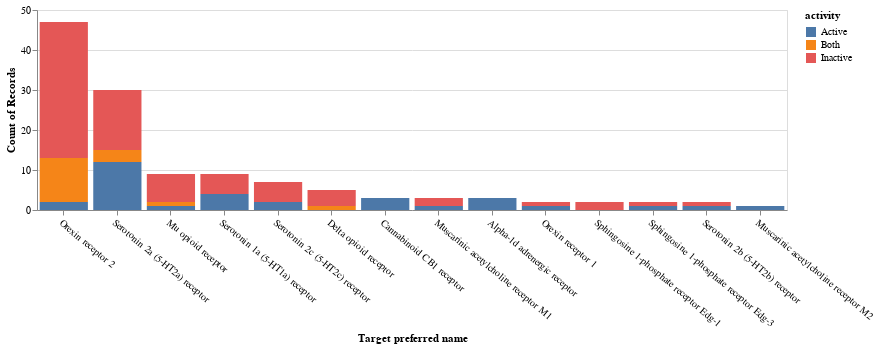

The notebook cell saved with this chart:
### Code cell
ch = alt.Chart(out_df).mark_bar()

ch = ch.encode(
    x = alt.X('pref_name', sort='-y', title='Target preferred name'),
    y = alt.Y('count()'),
    color=alt.Color('activity'),
    order=alt.Order('activity', sort='ascending'),
).properties(height=200,width=750).configure_axisX(labelAngle=40)
ch

### Figure 1 — Vega-Lite specification as saved in the notebook (floating-point values rounded to 4 significant figures)
{"config": {"view": {"continuousWidth": 400, "continuousHeight": 300}, "axisX": {"labelAngle": 40}}, "data": {"name": "data-05c63fe001d74bb373b4a62d9cc88794"}, "mark": "bar", "encoding": {"color": {"type": "nominal", "field": "activity"}, "order": {"type": "nominal", "field": "activity", "sort": "ascending"}, "x": {"type": "nominal", "field": "pref_name", "sort": "-y", "title": "Target preferred name"}, "y": {"type": "quantitative", "aggregate": "count"}}, "height": 200, "width": 750, "$schema": "https://vega.github.io/schema/vega-lite/v4.8.1.json", "datasets": {"data-05c63fe001d74bb373b4a62d9cc88794": [{"pref_name": "Cannabinoid CB1 receptor", "activity": "Active"}, {"pref_name": "Orexin receptor 1", "activity": "Inactive"}, {"pref_name": "Orexin receptor 2", "activity": "Inactive"}, {"pref_name": "Orexin receptor 2", "activity": "Inactive"}, {"pref_name": "Serotonin 2a (5-HT2a) receptor", "activity": "Inactive"}, {"pref_name": "Orexin receptor 2", "activity": "Inactive"}, {"pref_name": "Delta opioid receptor", "activity": "Both"}, {"pref_name": "Orexin receptor 2", "activity": "Inactive"}, {"pref_name": "Mu opioid receptor", "activity": "Inactive"}, {"pref_name": "Orexin receptor 2", "activity": "Inactive"}, {"pref_name": "Orexin receptor 2", "activity": "Both"}, {"pref_name": "Orexin receptor 2", "activity": "Both"}, {"pref_name": "Mu opioid receptor", "activity": "Inactive"}, {"pref_name": "Orexin receptor 2", "activity": "Inactive"}, {"pref_name": "Mu opioid receptor", "activity": "Inactive"}, {"pref_name": "Orexin receptor 2", "activity": "Active"}, {"pref_name": "Orexin receptor 2", "activity": "Inactive"}, {"pref_name": "Orexin receptor 2", "activity": "Inactive"}, {"pref_name": "Orexin receptor 2", "activity": "Active"}, {"pref_name": "Orexin receptor 2", "activity": "Both"}, {"pref_name": "Orexin receptor 2", "activity": "Inactive"}, {"pref_name": "Orexin receptor 2", "activity": "Inactive"}, {"pref_name": "Orexin receptor 2", "activity": "Inactive"}, {"pref_name": "Orexin receptor 2", "activity": "Inactive"}, {"pref_name": "Delta opioid receptor", "activity": "Inactive"}, {"pref_name": "Mu opioid receptor", "activity": "Inactive"}, {"pref_name": "Orexin receptor 2", "activity": "Inactive"}, {"pref_name": "Delta opioid receptor", "activity": "Inactive"}, {"pref_name": "Orexin receptor 2", "activity": "Both"}, {"pref_name": "Orexin receptor 2", "activity": "Inactive"}, {"pref_name": "Orexin receptor 2", "activity": "Inactive"}, {"pref_name": "Orexin receptor 2", "activity": "Both"}, {"pref_name": "Orexin receptor 2", "activity": "Both"}, {"pref_name": "Orexin receptor 2", "activity": "Inactive"}, {"pref_name": "Orexin receptor 2", "activity": "Both"}, {"pref_name": "Orexin receptor 2", "activity": "Inactive"}, {"pref_name": "Orexin receptor 2", "activity": "Both"}, {"pref_name": "Orexin receptor 2", "activity": "Both"}, {"pref_name": "Orexin receptor 2", "activity": "Inactive"}, {"pref_name": "Orexin receptor 2", "activity": "Inactive"}, {"pref_name": "Orexin receptor 2", "activity": "Inactive"}, {"pref_name": "Orexin receptor 2", "activity": "Inactive"}, {"pref_name": "Mu opioid receptor", "activity": "Inactive"}, {"pref_name": "Orexin receptor 2", "activity": "Inactive"}, {"pref_name": "Orexin receptor 2", "activity": "Inactive"}, {"pref_name": "Orexin receptor 2", "activity": "Inactive"}, {"pref_name": "Mu opioid receptor", "activity": "Inactive"}, {"pref_name": "Delta opioid receptor", "activity": "Inactive"}, {"pref_name": "Mu opioid receptor", "activity": "Inactive"}, {"pref_name": "Orexin receptor 2", "activity": "Inactive"}, {"pref_name": "Orexin receptor 2", "activity": "Inactive"}, {"pref_name": "Orexin receptor 2", "activity": "Inactive"}, {"pref_name": "Orexin receptor 2", "activity": "Inactive"}, {"pref_name": "Orexin receptor 2", "activity": "Inactive"}, {"pref_name": "Orexin receptor 2", "activity": "Inactive"}, {"pref_name": "Mu opioid receptor", "activity": "Both"}, {"pref_name": "Orexin receptor 2", "activity": "Inactive"}, {"pref_name": "Muscarinic acetylcholine receptor M1", "activity": "Active"}, {"pref_name": "Muscarinic acetylcholine receptor M2", "activity": "Active"}, {"pref_name": "Serotonin 2a (5-HT2a) receptor", "activity": "Inactive"}, {"pref_name": "Orexin receptor 2", "activity": "Inactive"}, {"pref_name": "Orexin receptor 2", "activity": "Both"}, {"pref_name": "Orexin receptor 2", "activity": "Inactive"}, {"pref_name": "Orexin receptor 2", "activity": "Both"}, {"pref_name": "Muscarinic acetylcholine receptor M1", "activity": "Inactive"}, {"pref_name": "Serotonin 2c (5-HT2c) receptor", "activity": "Active"}, {"pref_name": "Serotonin 2a (5-HT2a) receptor", "activity": "Active"}, {"pref_name": "Serotonin 2c (5-HT2c) receptor", "activity": "Inactive"}, {"pref_name": "Orexin receptor 2", "activity": "Inactive"}, {"pref_name": "Sphingosine 1-phosphate receptor Edg-1", "activity": "Inactive"}, {"pref_name": "Sphingosine 1-phosphate receptor Edg-1", "activity": "Inactive"}, {"pref_name": "Serotonin 2c (5-HT2c) receptor", "activity": "Inactive"}, {"pref_name": "Serotonin 2c (5-HT2c) receptor", "activity": "Inactive"}, {"pref_name": "Serotonin 2c (5-HT2c) receptor", "activity": "Inactive"}, {"pref_name": "Serotonin 2a (5-HT2a) receptor", "activity": "Active"}, {"pref_name": "Serotonin 2a (5-HT2a) receptor", "activity": "Active"}, {"pref_name": "Serotonin 2a (5-HT2a) receptor", "activity": "Active"}, {"pref_name": "Serotonin 1a (5-HT1a) receptor", "activity": "Inactive"}, {"pref_name": "Serotonin 2c (5-HT2c) receptor", "activity": "Inactive"}, {"pref_name": "Serotonin 2a (5-HT2a) receptor", "activity": "Active"}, {"pref_name": "Mu opioid receptor", "activity": "Active"}, {"pref_name": "Serotonin 2a (5-HT2a) receptor", "activity": "Both"}, {"pref_name": "Serotonin 2a (5-HT2a) receptor", "activity": "Active"}, {"pref_name": "Serotonin 1a (5-HT1a) receptor", "activity": "Inactive"}, {"pref_name": "Orexin receptor 1", "activity": "Active"}, {"pref_name": "Sphingosine 1-phosphate receptor Edg-3", "activity": "Active"}, {"pref_name": "Alpha-1d adrenergic receptor", "activity": "Active"}, {"pref_name": "Alpha-1d adrenergic receptor", "activity": "Active"}, {"pref_name": "Alpha-1d adrenergic receptor", "activity": "Active"}, {"pref_name": "Serotonin 2a (5-HT2a) receptor", "activity": "Inactive"}, {"pref_name": "Serotonin 2a (5-HT2a) receptor", "activity": "Both"}, {"pref_name": "Serotonin 2c (5-HT2c) receptor", "activity": "Active"}, {"pref_name": "Cannabinoid CB1 receptor", "activity": "Active"}, {"pref_name": "Serotonin 2a (5-HT2a) receptor", "activity": "Both"}, {"pref_name": "Serotonin 2a (5-HT2a) receptor", "activity": "Active"}, {"pref_name": "Cannabinoid CB1 receptor", "activity": "Active"}, {"pref_name": "Serotonin 1a (5-HT1a) receptor", "activity": "Active"}, {"pref_name": "Serotonin 2a (5-HT2a) receptor", "activity": "Inactive"}, {"pref_name": "Serotonin 2a (5-HT2a) receptor", "activity": "Inactive"}, {"pref_name": "Serotonin 2b (5-HT2b) receptor", "activity": "Inactive"}, {"pref_name": "Serotonin 2a (5-HT2a) receptor", "activity": "Active"}, {"pref_name": "Serotonin 2a (5-HT2a) receptor", "activity": "Active"}, {"pref_name": "Serotonin 1a (5-HT1a) receptor", "activity": "Active"}, {"pref_name": "Serotonin 2a (5-HT2a) receptor", "activity": "Active"}, {"pref_name": "Serotonin 2a (5-HT2a) receptor", "activity": "Active"}, {"pref_name": "Serotonin 2a (5-HT2a) receptor", "activity": "Inactive"}, {"pref_name": "Serotonin 2a (5-HT2a) receptor", "activity": "Inactive"}, {"pref_name": "Serotonin 2a (5-HT2a) receptor", "activity": "Inactive"}, {"pref_name": "Serotonin 2b (5-HT2b) receptor", "activity": "Active"}, {"pref_name": "Serotonin 2a (5-HT2a) receptor", "activity": "Active"}, {"pref_name": "Serotonin 1a (5-HT1a) receptor", "activity": "Active"}, {"pref_name": "Serotonin 2a (5-HT2a) receptor", "activity": "Inactive"}, {"pref_name": "Sphingosine 1-phosphate receptor Edg-3", "activity": "Inactive"}, {"pref_name": "Serotonin 1a (5-HT1a) receptor", "activity": "Active"}, {"pref_name": "Serotonin 2a (5-HT2a) receptor", "activity": "Inactive"}, {"pref_name": "Serotonin 2a (5-HT2a) receptor", "activity": "Inactive"}, {"pref_name": "Serotonin 2a (5-HT2a) receptor", "activity": "Inactive"}, {"pref_name": "Serotonin 1a (5-HT1a) receptor", "activity": "Inactive"}, {"pref_name": "Serotonin 2a (5-HT2a) receptor", "activity": "Inactive"}, {"pref_name": "Serotonin 2a (5-HT2a) receptor", "activity": "Inactive"}, {"pref_name": "Serotonin 1a (5-HT1a) receptor", "activity": "Inactive"}, {"pref_name": "Muscarinic acetylcholine receptor M1", "activity": "Inactive"}, {"pref_name": "Serotonin 1a (5-HT1a) receptor", "activity": "Inactive"}, {"pref_name": "Delta opioid receptor", "activity": "Inactive"}, {"pref_name": "Serotonin 2a (5-HT2a) receptor", "activity": "Inactive"}]}}
